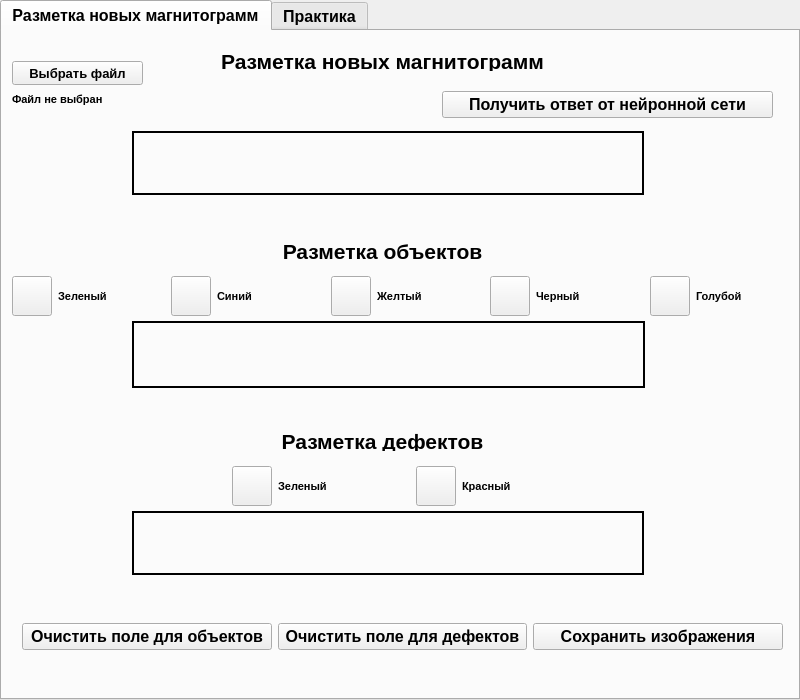
<?xml version="1.0" encoding="UTF-8"?>
<ui version="4.0">
 <class>MainWindow</class>
 <widget class="QMainWindow" name="MainWindow">
  <property name="geometry">
   <rect>
    <x>0</x>
    <y>0</y>
    <width>800</width>
    <height>700</height>
   </rect>
  </property>
  <property name="minimumSize">
   <size>
    <width>800</width>
    <height>700</height>
   </size>
  </property>
  <property name="maximumSize">
   <size>
    <width>800</width>
    <height>700</height>
   </size>
  </property>
  <property name="windowTitle">
   <string>MainWindow</string>
  </property>
  <widget class="QWidget" name="centralwidget">
   <widget class="QTabWidget" name="tabWidget">
    <property name="enabled">
     <bool>true</bool>
    </property>
    <property name="geometry">
     <rect>
      <x>0</x>
      <y>0</y>
      <width>800</width>
      <height>700</height>
     </rect>
    </property>
    <property name="minimumSize">
     <size>
      <width>800</width>
      <height>700</height>
     </size>
    </property>
    <property name="maximumSize">
     <size>
      <width>800</width>
      <height>700</height>
     </size>
    </property>
    <property name="font">
     <font>
      <family>Arial</family>
      <pointsize>12</pointsize>
      <weight>75</weight>
      <bold>true</bold>
     </font>
    </property>
    <property name="currentIndex">
     <number>0</number>
    </property>
    <widget class="QWidget" name="tab">
     <attribute name="title">
      <string>Разметка новых магнитограмм</string>
     </attribute>
     <widget class="QLabel" name="label">
      <property name="geometry">
       <rect>
        <x>160</x>
        <y>20</y>
        <width>441</width>
        <height>20</height>
       </rect>
      </property>
      <property name="font">
       <font>
        <pointsize>16</pointsize>
       </font>
      </property>
      <property name="text">
       <string>Разметка новых магнитограмм</string>
      </property>
      <property name="alignment">
       <set>Qt::AlignCenter</set>
      </property>
     </widget>
     <widget class="QPushButton" name="pushButton_30">
      <property name="geometry">
       <rect>
        <x>10</x>
        <y>30</y>
        <width>131</width>
        <height>24</height>
       </rect>
      </property>
      <property name="font">
       <font>
        <family>Arial</family>
        <pointsize>10</pointsize>
        <weight>75</weight>
        <bold>true</bold>
       </font>
      </property>
      <property name="text">
       <string>Выбрать файл</string>
      </property>
     </widget>
     <widget class="QLabel" name="label_82">
      <property name="geometry">
       <rect>
        <x>10</x>
        <y>60</y>
        <width>211</width>
        <height>16</height>
       </rect>
      </property>
      <property name="font">
       <font>
        <family>Arial</family>
        <pointsize>8</pointsize>
        <weight>75</weight>
        <bold>true</bold>
       </font>
      </property>
      <property name="text">
       <string>Файл не выбран</string>
      </property>
     </widget>
     <widget class="QWidget" name="horizontalLayoutWidget">
      <property name="geometry">
       <rect>
        <x>10</x>
        <y>240</y>
        <width>791</width>
        <height>51</height>
       </rect>
      </property>
      <layout class="QHBoxLayout" name="horizontalLayout">
       <item>
        <widget class="QPushButton" name="colorButton_3">
         <property name="sizePolicy">
          <sizepolicy hsizetype="Fixed" vsizetype="Fixed">
           <horstretch>0</horstretch>
           <verstretch>0</verstretch>
          </sizepolicy>
         </property>
         <property name="minimumSize">
          <size>
           <width>20</width>
           <height>20</height>
          </size>
         </property>
         <property name="maximumSize">
          <size>
           <width>40</width>
           <height>40</height>
          </size>
         </property>
         <property name="styleSheet">
          <string notr="true"/>
         </property>
         <property name="text">
          <string/>
         </property>
        </widget>
       </item>
       <item>
        <widget class="QLabel" name="label_85">
         <property name="font">
          <font>
           <family>Arial</family>
           <pointsize>8</pointsize>
           <weight>75</weight>
           <bold>true</bold>
          </font>
         </property>
         <property name="text">
          <string>Зеленый</string>
         </property>
        </widget>
       </item>
       <item>
        <widget class="QPushButton" name="colorButton_2">
         <property name="sizePolicy">
          <sizepolicy hsizetype="Fixed" vsizetype="Fixed">
           <horstretch>0</horstretch>
           <verstretch>0</verstretch>
          </sizepolicy>
         </property>
         <property name="minimumSize">
          <size>
           <width>20</width>
           <height>20</height>
          </size>
         </property>
         <property name="maximumSize">
          <size>
           <width>40</width>
           <height>40</height>
          </size>
         </property>
         <property name="styleSheet">
          <string notr="true"/>
         </property>
         <property name="text">
          <string/>
         </property>
        </widget>
       </item>
       <item>
        <widget class="QLabel" name="label_84">
         <property name="font">
          <font>
           <family>Arial</family>
           <pointsize>8</pointsize>
           <weight>75</weight>
           <bold>true</bold>
          </font>
         </property>
         <property name="text">
          <string>Синий</string>
         </property>
        </widget>
       </item>
       <item>
        <widget class="QPushButton" name="colorButton_1">
         <property name="sizePolicy">
          <sizepolicy hsizetype="Fixed" vsizetype="Fixed">
           <horstretch>0</horstretch>
           <verstretch>0</verstretch>
          </sizepolicy>
         </property>
         <property name="minimumSize">
          <size>
           <width>20</width>
           <height>20</height>
          </size>
         </property>
         <property name="maximumSize">
          <size>
           <width>40</width>
           <height>40</height>
          </size>
         </property>
         <property name="styleSheet">
          <string notr="true"/>
         </property>
         <property name="text">
          <string/>
         </property>
        </widget>
       </item>
       <item>
        <widget class="QLabel" name="label_83">
         <property name="font">
          <font>
           <family>Arial</family>
           <pointsize>8</pointsize>
           <weight>75</weight>
           <bold>true</bold>
          </font>
         </property>
         <property name="text">
          <string>Желтый</string>
         </property>
        </widget>
       </item>
       <item>
        <widget class="QPushButton" name="colorButton_4">
         <property name="sizePolicy">
          <sizepolicy hsizetype="Fixed" vsizetype="Fixed">
           <horstretch>0</horstretch>
           <verstretch>0</verstretch>
          </sizepolicy>
         </property>
         <property name="minimumSize">
          <size>
           <width>20</width>
           <height>20</height>
          </size>
         </property>
         <property name="maximumSize">
          <size>
           <width>40</width>
           <height>40</height>
          </size>
         </property>
         <property name="styleSheet">
          <string notr="true"/>
         </property>
         <property name="text">
          <string/>
         </property>
        </widget>
       </item>
       <item>
        <widget class="QLabel" name="label_86">
         <property name="font">
          <font>
           <family>Arial</family>
           <pointsize>8</pointsize>
           <weight>75</weight>
           <bold>true</bold>
          </font>
         </property>
         <property name="text">
          <string>Черный</string>
         </property>
        </widget>
       </item>
       <item>
        <widget class="QPushButton" name="colorButton_5">
         <property name="sizePolicy">
          <sizepolicy hsizetype="Fixed" vsizetype="Fixed">
           <horstretch>0</horstretch>
           <verstretch>0</verstretch>
          </sizepolicy>
         </property>
         <property name="minimumSize">
          <size>
           <width>20</width>
           <height>20</height>
          </size>
         </property>
         <property name="maximumSize">
          <size>
           <width>40</width>
           <height>40</height>
          </size>
         </property>
         <property name="styleSheet">
          <string notr="true"/>
         </property>
         <property name="text">
          <string/>
         </property>
        </widget>
       </item>
       <item>
        <widget class="QLabel" name="label_87">
         <property name="font">
          <font>
           <family>Arial</family>
           <pointsize>8</pointsize>
           <weight>75</weight>
           <bold>true</bold>
          </font>
         </property>
         <property name="text">
          <string>Голубой</string>
         </property>
        </widget>
       </item>
      </layout>
     </widget>
     <widget class="QWidget" name="horizontalLayoutWidget_2">
      <property name="geometry">
       <rect>
        <x>230</x>
        <y>430</y>
        <width>361</width>
        <height>51</height>
       </rect>
      </property>
      <layout class="QHBoxLayout" name="horizontalLayout_2">
       <item>
        <widget class="QPushButton" name="colorButton_6">
         <property name="sizePolicy">
          <sizepolicy hsizetype="Fixed" vsizetype="Fixed">
           <horstretch>0</horstretch>
           <verstretch>0</verstretch>
          </sizepolicy>
         </property>
         <property name="minimumSize">
          <size>
           <width>20</width>
           <height>20</height>
          </size>
         </property>
         <property name="maximumSize">
          <size>
           <width>40</width>
           <height>40</height>
          </size>
         </property>
         <property name="styleSheet">
          <string notr="true"/>
         </property>
         <property name="text">
          <string/>
         </property>
        </widget>
       </item>
       <item>
        <widget class="QLabel" name="label_88">
         <property name="font">
          <font>
           <family>Arial</family>
           <pointsize>8</pointsize>
           <weight>75</weight>
           <bold>true</bold>
          </font>
         </property>
         <property name="text">
          <string>Зеленый</string>
         </property>
        </widget>
       </item>
       <item>
        <widget class="QPushButton" name="colorButton_7">
         <property name="sizePolicy">
          <sizepolicy hsizetype="Fixed" vsizetype="Fixed">
           <horstretch>0</horstretch>
           <verstretch>0</verstretch>
          </sizepolicy>
         </property>
         <property name="minimumSize">
          <size>
           <width>20</width>
           <height>20</height>
          </size>
         </property>
         <property name="maximumSize">
          <size>
           <width>40</width>
           <height>40</height>
          </size>
         </property>
         <property name="styleSheet">
          <string notr="true"/>
         </property>
         <property name="text">
          <string/>
         </property>
        </widget>
       </item>
       <item>
        <widget class="QLabel" name="label_89">
         <property name="font">
          <font>
           <family>Arial</family>
           <pointsize>8</pointsize>
           <weight>75</weight>
           <bold>true</bold>
          </font>
         </property>
         <property name="text">
          <string>Красный</string>
         </property>
        </widget>
       </item>
      </layout>
     </widget>
     <widget class="QWidget" name="horizontalLayoutWidget_3">
      <property name="geometry">
       <rect>
        <x>20</x>
        <y>570</y>
        <width>761</width>
        <height>71</height>
       </rect>
      </property>
      <layout class="QHBoxLayout" name="horizontalLayout_3">
       <property name="sizeConstraint">
        <enum>QLayout::SetDefaultConstraint</enum>
       </property>
       <item>
        <widget class="QPushButton" name="pushButton">
         <property name="maximumSize">
          <size>
           <width>16777215</width>
           <height>27</height>
          </size>
         </property>
         <property name="text">
          <string>Очистить поле для объектов</string>
         </property>
        </widget>
       </item>
       <item>
        <widget class="QPushButton" name="pushButton_2">
         <property name="text">
          <string>Очистить поле для дефектов</string>
         </property>
        </widget>
       </item>
       <item>
        <widget class="QPushButton" name="pushButton_3">
         <property name="text">
          <string>Сохранить изображения</string>
         </property>
        </widget>
       </item>
      </layout>
     </widget>
     <widget class="QLabel" name="label_3">
      <property name="geometry">
       <rect>
        <x>160</x>
        <y>210</y>
        <width>441</width>
        <height>20</height>
       </rect>
      </property>
      <property name="font">
       <font>
        <pointsize>16</pointsize>
       </font>
      </property>
      <property name="text">
       <string>Разметка объектов</string>
      </property>
      <property name="alignment">
       <set>Qt::AlignCenter</set>
      </property>
     </widget>
     <widget class="QLabel" name="label_4">
      <property name="geometry">
       <rect>
        <x>160</x>
        <y>400</y>
        <width>441</width>
        <height>20</height>
       </rect>
      </property>
      <property name="font">
       <font>
        <pointsize>16</pointsize>
       </font>
      </property>
      <property name="text">
       <string>Разметка дефектов</string>
      </property>
      <property name="alignment">
       <set>Qt::AlignCenter</set>
      </property>
     </widget>
     <widget class="QPushButton" name="pushButton_4">
      <property name="geometry">
       <rect>
        <x>440</x>
        <y>60</y>
        <width>331</width>
        <height>27</height>
       </rect>
      </property>
      <property name="text">
       <string>Получить ответ от нейронной сети</string>
      </property>
     </widget>
     <widget class="QLabel" name="canvas_3">
      <property name="geometry">
       <rect>
        <x>130</x>
        <y>480</y>
        <width>512</width>
        <height>64</height>
       </rect>
      </property>
      <property name="sizePolicy">
       <sizepolicy hsizetype="MinimumExpanding" vsizetype="MinimumExpanding">
        <horstretch>0</horstretch>
        <verstretch>0</verstretch>
       </sizepolicy>
      </property>
      <property name="frameShape">
       <enum>QFrame::Box</enum>
      </property>
      <property name="lineWidth">
       <number>2</number>
      </property>
      <property name="text">
       <string/>
      </property>
     </widget>
     <widget class="QWidget" name="gridLayoutWidget_2">
      <property name="geometry">
       <rect>
        <x>130</x>
        <y>480</y>
        <width>511</width>
        <height>61</height>
       </rect>
      </property>
      <layout class="QGridLayout" name="gridLayout_2"/>
     </widget>
     <widget class="QLabel" name="canvas_7">
      <property name="geometry">
       <rect>
        <x>130</x>
        <y>290</y>
        <width>513</width>
        <height>67</height>
       </rect>
      </property>
      <property name="sizePolicy">
       <sizepolicy hsizetype="MinimumExpanding" vsizetype="MinimumExpanding">
        <horstretch>0</horstretch>
        <verstretch>0</verstretch>
       </sizepolicy>
      </property>
      <property name="frameShape">
       <enum>QFrame::Box</enum>
      </property>
      <property name="lineWidth">
       <number>2</number>
      </property>
      <property name="text">
       <string/>
      </property>
     </widget>
     <widget class="QWidget" name="gridLayoutWidget_4">
      <property name="geometry">
       <rect>
        <x>130</x>
        <y>290</y>
        <width>511</width>
        <height>61</height>
       </rect>
      </property>
      <layout class="QGridLayout" name="gridLayout_4"/>
     </widget>
     <widget class="QLabel" name="canvas_8">
      <property name="geometry">
       <rect>
        <x>130</x>
        <y>100</y>
        <width>512</width>
        <height>64</height>
       </rect>
      </property>
      <property name="sizePolicy">
       <sizepolicy hsizetype="MinimumExpanding" vsizetype="MinimumExpanding">
        <horstretch>0</horstretch>
        <verstretch>0</verstretch>
       </sizepolicy>
      </property>
      <property name="frameShape">
       <enum>QFrame::Box</enum>
      </property>
      <property name="lineWidth">
       <number>2</number>
      </property>
      <property name="text">
       <string/>
      </property>
     </widget>
     <widget class="QWidget" name="gridLayoutWidget_5">
      <property name="geometry">
       <rect>
        <x>130</x>
        <y>100</y>
        <width>511</width>
        <height>61</height>
       </rect>
      </property>
      <layout class="QGridLayout" name="gridLayout_5"/>
     </widget>
    </widget>
    <widget class="QWidget" name="tab_2">
     <property name="enabled">
      <bool>true</bool>
     </property>
     <attribute name="title">
      <string>Практика</string>
     </attribute>
     <widget class="QLabel" name="label_2">
      <property name="geometry">
       <rect>
        <x>160</x>
        <y>20</y>
        <width>441</width>
        <height>20</height>
       </rect>
      </property>
      <property name="font">
       <font>
        <pointsize>16</pointsize>
       </font>
      </property>
      <property name="text">
       <string>Практика</string>
      </property>
      <property name="alignment">
       <set>Qt::AlignCenter</set>
      </property>
     </widget>
     <widget class="QPushButton" name="pushButton_31">
      <property name="geometry">
       <rect>
        <x>10</x>
        <y>30</y>
        <width>141</width>
        <height>24</height>
       </rect>
      </property>
      <property name="font">
       <font>
        <family>Arial</family>
        <pointsize>10</pointsize>
        <weight>75</weight>
        <bold>true</bold>
       </font>
      </property>
      <property name="text">
       <string>Выбрать задание</string>
      </property>
     </widget>
     <widget class="QLabel" name="label_90">
      <property name="geometry">
       <rect>
        <x>10</x>
        <y>60</y>
        <width>211</width>
        <height>16</height>
       </rect>
      </property>
      <property name="font">
       <font>
        <family>Arial</family>
        <pointsize>8</pointsize>
        <weight>75</weight>
        <bold>true</bold>
       </font>
      </property>
      <property name="text">
       <string>Файл не выбран</string>
      </property>
     </widget>
     <widget class="QLabel" name="canvas_4">
      <property name="geometry">
       <rect>
        <x>120</x>
        <y>290</y>
        <width>512</width>
        <height>64</height>
       </rect>
      </property>
      <property name="sizePolicy">
       <sizepolicy hsizetype="MinimumExpanding" vsizetype="MinimumExpanding">
        <horstretch>0</horstretch>
        <verstretch>0</verstretch>
       </sizepolicy>
      </property>
      <property name="frameShape">
       <enum>QFrame::Box</enum>
      </property>
      <property name="lineWidth">
       <number>2</number>
      </property>
      <property name="text">
       <string/>
      </property>
     </widget>
     <widget class="QLabel" name="label_5">
      <property name="geometry">
       <rect>
        <x>160</x>
        <y>210</y>
        <width>441</width>
        <height>20</height>
       </rect>
      </property>
      <property name="font">
       <font>
        <pointsize>16</pointsize>
       </font>
      </property>
      <property name="text">
       <string>Разметка объектов</string>
      </property>
      <property name="alignment">
       <set>Qt::AlignCenter</set>
      </property>
     </widget>
     <widget class="QWidget" name="horizontalLayoutWidget_4">
      <property name="geometry">
       <rect>
        <x>20</x>
        <y>570</y>
        <width>761</width>
        <height>71</height>
       </rect>
      </property>
      <layout class="QHBoxLayout" name="horizontalLayout_7">
       <property name="sizeConstraint">
        <enum>QLayout::SetDefaultConstraint</enum>
       </property>
       <item>
        <widget class="QPushButton" name="pushButton_8">
         <property name="maximumSize">
          <size>
           <width>16777215</width>
           <height>27</height>
          </size>
         </property>
         <property name="text">
          <string>Очистить поле для объектов</string>
         </property>
        </widget>
       </item>
       <item>
        <widget class="QPushButton" name="pushButton_9">
         <property name="text">
          <string>Очистить поле для дефектов</string>
         </property>
        </widget>
       </item>
       <item>
        <widget class="QPushButton" name="pushButton_10">
         <property name="text">
          <string>Проверить результат</string>
         </property>
        </widget>
       </item>
      </layout>
     </widget>
     <widget class="QLabel" name="canvas_5">
      <property name="geometry">
       <rect>
        <x>120</x>
        <y>480</y>
        <width>512</width>
        <height>64</height>
       </rect>
      </property>
      <property name="sizePolicy">
       <sizepolicy hsizetype="MinimumExpanding" vsizetype="MinimumExpanding">
        <horstretch>0</horstretch>
        <verstretch>0</verstretch>
       </sizepolicy>
      </property>
      <property name="frameShape">
       <enum>QFrame::Box</enum>
      </property>
      <property name="lineWidth">
       <number>2</number>
      </property>
      <property name="text">
       <string/>
      </property>
     </widget>
     <widget class="QPushButton" name="pushButton_11">
      <property name="geometry">
       <rect>
        <x>440</x>
        <y>60</y>
        <width>331</width>
        <height>27</height>
       </rect>
      </property>
      <property name="text">
       <string>Получить ответ от нейронной сети</string>
      </property>
     </widget>
     <widget class="QLabel" name="canvas_6">
      <property name="geometry">
       <rect>
        <x>120</x>
        <y>110</y>
        <width>512</width>
        <height>64</height>
       </rect>
      </property>
      <property name="sizePolicy">
       <sizepolicy hsizetype="MinimumExpanding" vsizetype="MinimumExpanding">
        <horstretch>0</horstretch>
        <verstretch>0</verstretch>
       </sizepolicy>
      </property>
      <property name="frameShape">
       <enum>QFrame::Box</enum>
      </property>
      <property name="lineWidth">
       <number>2</number>
      </property>
      <property name="text">
       <string/>
      </property>
     </widget>
     <widget class="QWidget" name="horizontalLayoutWidget_5">
      <property name="geometry">
       <rect>
        <x>10</x>
        <y>240</y>
        <width>791</width>
        <height>51</height>
       </rect>
      </property>
      <layout class="QHBoxLayout" name="horizontalLayout_8">
       <item>
        <widget class="QPushButton" name="colorButton_15">
         <property name="sizePolicy">
          <sizepolicy hsizetype="Fixed" vsizetype="Fixed">
           <horstretch>0</horstretch>
           <verstretch>0</verstretch>
          </sizepolicy>
         </property>
         <property name="minimumSize">
          <size>
           <width>20</width>
           <height>20</height>
          </size>
         </property>
         <property name="maximumSize">
          <size>
           <width>40</width>
           <height>40</height>
          </size>
         </property>
         <property name="styleSheet">
          <string notr="true"/>
         </property>
         <property name="text">
          <string/>
         </property>
        </widget>
       </item>
       <item>
        <widget class="QLabel" name="label_98">
         <property name="font">
          <font>
           <family>Arial</family>
           <pointsize>8</pointsize>
           <weight>75</weight>
           <bold>true</bold>
          </font>
         </property>
         <property name="text">
          <string>Зеленый</string>
         </property>
        </widget>
       </item>
       <item>
        <widget class="QPushButton" name="colorButton_16">
         <property name="sizePolicy">
          <sizepolicy hsizetype="Fixed" vsizetype="Fixed">
           <horstretch>0</horstretch>
           <verstretch>0</verstretch>
          </sizepolicy>
         </property>
         <property name="minimumSize">
          <size>
           <width>20</width>
           <height>20</height>
          </size>
         </property>
         <property name="maximumSize">
          <size>
           <width>40</width>
           <height>40</height>
          </size>
         </property>
         <property name="styleSheet">
          <string notr="true"/>
         </property>
         <property name="text">
          <string/>
         </property>
        </widget>
       </item>
       <item>
        <widget class="QLabel" name="label_99">
         <property name="font">
          <font>
           <family>Arial</family>
           <pointsize>8</pointsize>
           <weight>75</weight>
           <bold>true</bold>
          </font>
         </property>
         <property name="text">
          <string>Синий</string>
         </property>
        </widget>
       </item>
       <item>
        <widget class="QPushButton" name="colorButton_17">
         <property name="sizePolicy">
          <sizepolicy hsizetype="Fixed" vsizetype="Fixed">
           <horstretch>0</horstretch>
           <verstretch>0</verstretch>
          </sizepolicy>
         </property>
         <property name="minimumSize">
          <size>
           <width>20</width>
           <height>20</height>
          </size>
         </property>
         <property name="maximumSize">
          <size>
           <width>40</width>
           <height>40</height>
          </size>
         </property>
         <property name="styleSheet">
          <string notr="true"/>
         </property>
         <property name="text">
          <string/>
         </property>
        </widget>
       </item>
       <item>
        <widget class="QLabel" name="label_100">
         <property name="font">
          <font>
           <family>Arial</family>
           <pointsize>8</pointsize>
           <weight>75</weight>
           <bold>true</bold>
          </font>
         </property>
         <property name="text">
          <string>Желтый</string>
         </property>
        </widget>
       </item>
       <item>
        <widget class="QPushButton" name="colorButton_18">
         <property name="sizePolicy">
          <sizepolicy hsizetype="Fixed" vsizetype="Fixed">
           <horstretch>0</horstretch>
           <verstretch>0</verstretch>
          </sizepolicy>
         </property>
         <property name="minimumSize">
          <size>
           <width>20</width>
           <height>20</height>
          </size>
         </property>
         <property name="maximumSize">
          <size>
           <width>40</width>
           <height>40</height>
          </size>
         </property>
         <property name="styleSheet">
          <string notr="true"/>
         </property>
         <property name="text">
          <string/>
         </property>
        </widget>
       </item>
       <item>
        <widget class="QLabel" name="label_101">
         <property name="font">
          <font>
           <family>Arial</family>
           <pointsize>8</pointsize>
           <weight>75</weight>
           <bold>true</bold>
          </font>
         </property>
         <property name="text">
          <string>Черный</string>
         </property>
        </widget>
       </item>
       <item>
        <widget class="QPushButton" name="colorButton_19">
         <property name="sizePolicy">
          <sizepolicy hsizetype="Fixed" vsizetype="Fixed">
           <horstretch>0</horstretch>
           <verstretch>0</verstretch>
          </sizepolicy>
         </property>
         <property name="minimumSize">
          <size>
           <width>20</width>
           <height>20</height>
          </size>
         </property>
         <property name="maximumSize">
          <size>
           <width>40</width>
           <height>40</height>
          </size>
         </property>
         <property name="styleSheet">
          <string notr="true"/>
         </property>
         <property name="text">
          <string/>
         </property>
        </widget>
       </item>
       <item>
        <widget class="QLabel" name="label_102">
         <property name="font">
          <font>
           <family>Arial</family>
           <pointsize>8</pointsize>
           <weight>75</weight>
           <bold>true</bold>
          </font>
         </property>
         <property name="text">
          <string>Голубой</string>
         </property>
        </widget>
       </item>
      </layout>
     </widget>
     <widget class="QWidget" name="horizontalLayoutWidget_6">
      <property name="geometry">
       <rect>
        <x>230</x>
        <y>430</y>
        <width>361</width>
        <height>51</height>
       </rect>
      </property>
      <layout class="QHBoxLayout" name="horizontalLayout_9">
       <item>
        <widget class="QPushButton" name="colorButton_20">
         <property name="sizePolicy">
          <sizepolicy hsizetype="Fixed" vsizetype="Fixed">
           <horstretch>0</horstretch>
           <verstretch>0</verstretch>
          </sizepolicy>
         </property>
         <property name="minimumSize">
          <size>
           <width>20</width>
           <height>20</height>
          </size>
         </property>
         <property name="maximumSize">
          <size>
           <width>40</width>
           <height>40</height>
          </size>
         </property>
         <property name="styleSheet">
          <string notr="true"/>
         </property>
         <property name="text">
          <string/>
         </property>
        </widget>
       </item>
       <item>
        <widget class="QLabel" name="label_103">
         <property name="font">
          <font>
           <family>Arial</family>
           <pointsize>8</pointsize>
           <weight>75</weight>
           <bold>true</bold>
          </font>
         </property>
         <property name="text">
          <string>Зеленый</string>
         </property>
        </widget>
       </item>
       <item>
        <widget class="QPushButton" name="colorButton_21">
         <property name="sizePolicy">
          <sizepolicy hsizetype="Fixed" vsizetype="Fixed">
           <horstretch>0</horstretch>
           <verstretch>0</verstretch>
          </sizepolicy>
         </property>
         <property name="minimumSize">
          <size>
           <width>20</width>
           <height>20</height>
          </size>
         </property>
         <property name="maximumSize">
          <size>
           <width>40</width>
           <height>40</height>
          </size>
         </property>
         <property name="styleSheet">
          <string notr="true"/>
         </property>
         <property name="text">
          <string/>
         </property>
        </widget>
       </item>
       <item>
        <widget class="QLabel" name="label_104">
         <property name="font">
          <font>
           <family>Arial</family>
           <pointsize>8</pointsize>
           <weight>75</weight>
           <bold>true</bold>
          </font>
         </property>
         <property name="text">
          <string>Красный</string>
         </property>
        </widget>
       </item>
      </layout>
     </widget>
     <widget class="QLabel" name="label_6">
      <property name="geometry">
       <rect>
        <x>160</x>
        <y>400</y>
        <width>441</width>
        <height>20</height>
       </rect>
      </property>
      <property name="font">
       <font>
        <pointsize>16</pointsize>
       </font>
      </property>
      <property name="text">
       <string>Разметка дефектов</string>
      </property>
      <property name="alignment">
       <set>Qt::AlignCenter</set>
      </property>
     </widget>
    </widget>
   </widget>
  </widget>
 </widget>
 <resources/>
 <connections/>
</ui>
